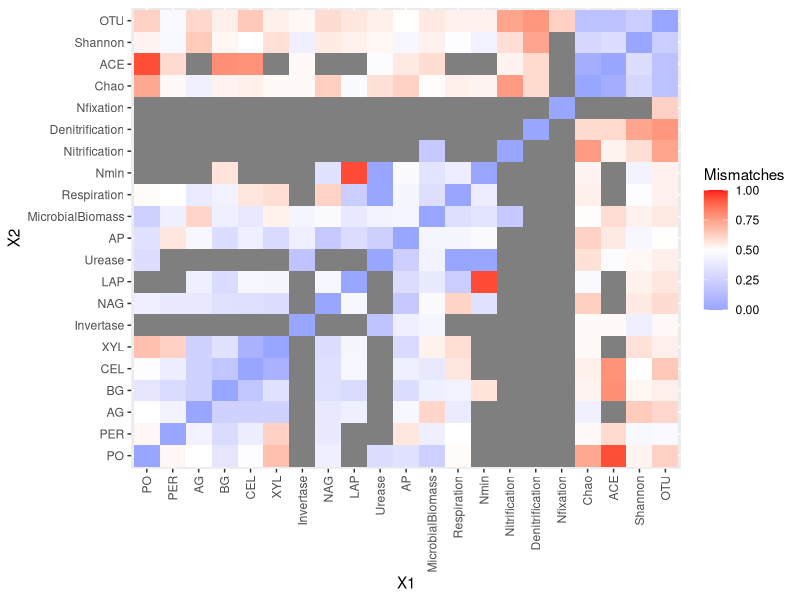
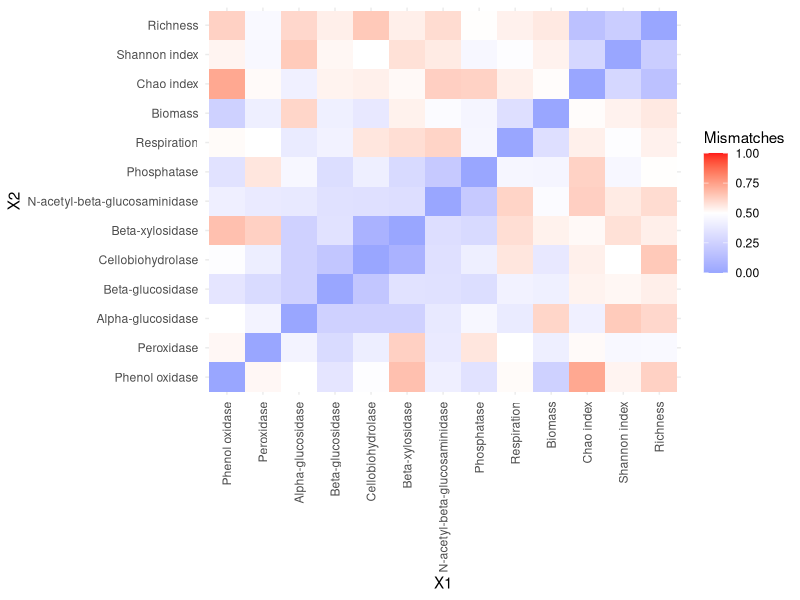

These charts were generated, in order, by the following R code: (Note: this script raises an error after producing the figures.)
## ---- chunk 1
# Code runs on R version 4.3.1 

#### Clear  environment 
rm(list = ls())         

#### Required packages
library(tidyverse)        # for data organization and manipulation
library(plotrix)          # for gradient.rect function
library(reshape)          # for melt function (to plot heatmap)

zhou_data <- read.csv("Zhou et al 2020 Data.csv", header = T)
## ---- chunk 2

mismatches <- function(data, X, Y, min_obs){
  
  if (X==Y){
    return (0)
  }
  
  else {
  
  temp <- data %>%
    select(X, Y) %>%
    drop_na() %>%
    mutate(mismatch = ifelse(sign(.[,1]) == sign(.[,2]), 0, 1))
  
  if (nrow(temp) < min_obs){
    return (NA)
  }
  
  else {
  
  return (sum(temp$mismatch)/nrow(temp))
}}}

## ---- chunk 3

# all community metrics sorted a priori 
full_list = c(
              # Narrow Functions
              "PO", "PER", 
              "AG", "BG", "CEL", "XYL", "Invertase",
              "NAG", "LAP", "Urease",
              "AP",
              
              # Broad Functions
              "MicrobialBiomass", "Respiration", "Nmin", 
              "Nitrification", "Denitrification", "Nfixation",
              
              # Diversity Metrics 
              "Chao", "ACE", 
              "Shannon", "OTU")

# community metrics where there are at least 10 comparisons between all pairs
short_list = c( 
         "PO", "PER", 
         "AG", "BG", "CEL", "XYL", #"Invertase",
         "NAG", #"LAP", #"Urease",
         "AP",
         
         "Respiration", "MicrobialBiomass", #"Nmin",
         #"Nitrification", "Denitrification", "Nfixation",

         "Chao", #"ACE", 
         "Shannon", "OTU")

# Names on the axes of the heatmap. 
short_list_names = c("Phenol oxidase", "Peroxidase",
                     "Alpha-glucosidase", "Beta-glucosidase",
                     "Cellobiohydrolase", "Beta-xylosidase",
                     "N-acetyl-beta-glucosaminidase",
                     "Phosphatase",
                     "Respiration", "Biomass", 
                     "Chao index", "Shannon index", "Richness")


########## Full list ###########

my_vec_a = c()

for (j in full_list){
  
  for (i in full_list){
  new_value <- mismatches(zhou_data, j, i, 10)
  my_vec_a <- c(my_vec_a, new_value)
}}

mismatch_matrix_a <- matrix(my_vec_a,nrow=length(full_list))
rownames(mismatch_matrix_a) <- full_list
colnames(mismatch_matrix_a) <- full_list


########## Short list ###########

my_vec_b = c()

for (j in short_list){
  
  for (i in short_list){
  new_value <- mismatches(zhou_data, j, i, 5)
  my_vec_b <- c(my_vec_b, new_value)
}}

mismatch_matrix_b <- matrix(my_vec_b,nrow=length(short_list))
rownames(mismatch_matrix_b) <- short_list_names
colnames(mismatch_matrix_b) <- short_list_names

## ---- chunk 4

data_melt <- melt(mismatch_matrix_a) 

ggplot(data_melt, aes(X1, X2)) +                           
  geom_tile(aes(fill = value)) +
  scale_x_discrete(guide = guide_axis(angle = 90)) +
  scale_fill_gradient2(low = rgb(0.6, 0.65, 1), high = rgb(1, 0.1, 0.1), mid = "white", 
   midpoint = 0.5, limit = c(0,1), space = "Lab", 
   name="Mismatches")
## ---- chunk 5
data_melt <- melt(mismatch_matrix_b) 

ggplot(data_melt, aes(X1, X2)) +                           
  geom_tile(aes(fill = value)) +
  scale_x_discrete(guide = guide_axis(angle = 90)) +
  scale_fill_gradient2(low = rgb(0.6, 0.65, 1), 
                       high = rgb(1, 0.1, 0.1), 
                       mid = "white", 
   midpoint = 0.5, limit = c(0,1), space = "Lab", 
   name="Mismatches") +
  theme_minimal()
## ---- chunk 6
filtered <- zhou_data %>%
  # select the 13 community properties
  select(short_list) %>%
  # remove rows that have only one or no observations (i.e., not in heatmap)
  filter(rowSums(is.na(.)) < 12)
## ---- chunk 7
OTU_only <- zhou_data %>%
  select(OTU, Chao, ACE, Shannon) %>%
  filter(!is.na(OTU) & is.na(Chao) & is.na(ACE) & is.na(Shannon))
## ---- chunk 8
par(mfrow = c(1, 3))
######### Biomass - Respiration ########

sub <- zhou_data %>%
  select(MicrobialBiomass, Respiration) %>%
  drop_na() %>%
  mutate(mismatch = ifelse(sign(MicrobialBiomass) == sign(Respiration), 0, 1)) 

prop_mismatch <- sum(sub$mismatch)/nrow(sub)
maxX = max(abs(sub$MicrobialBiomass))
maxY = max(abs(sub$Respiration))
sub$mismatch <- as.factor(sub$mismatch)

write_csv(sub, "output/biomass_respiration.csv")


plot(sub$MicrobialBiomass, sub$Respiration, 
     xlab = "Response of Biomass", ylab = "Response of Respiration",
     xlim = c(-maxX, maxX), ylim = c(-maxY, maxY), pch = 20, 
     col = c(rgb(0.4,0.5,1), rgb(1, 0.3, 0.3))[sub$mismatch],
     cex.lab = 1.5)
abline(h = 0, lty = 2)
abline(v = 0, lty = 2)
mtext(paste("Mismatch = ",round(prop_mismatch, 2)," \nn = ",nrow(sub)," ", sep = ""),
      side = 3, line = -2.4, adj = 1, cex = 0.8)

######### Biomass - Richness ########

sub <- zhou_data %>%
  select(MicrobialBiomass, OTU) %>%
  drop_na() %>%
  mutate(mismatch = ifelse(sign(MicrobialBiomass) == sign(OTU), 0, 1)) 

prop_mismatch <- sum(sub$mismatch)/nrow(sub)
maxX = max(abs(sub$MicrobialBiomass))
maxY = max(abs(sub$OTU))
sub$mismatch <- as.factor(sub$mismatch)

write_csv(sub, "output/biomass_richness.csv")

plot(sub$MicrobialBiomass, sub$OTU, 
     xlab = "Response of Biomass", ylab = "Response of Richness",
     xlim = c(-maxX, maxX), ylim = c(-maxY, maxY), pch = 20, 
     col = c(rgb(0.4,0.5,1), rgb(1, 0.3, 0.3))[sub$mismatch],
     cex.lab = 1.5)
abline(h = 0, lty = 2)
abline(v = 0, lty = 2)
mtext(paste("Mismatch = ",round(prop_mismatch, 2)," \nn = ",nrow(sub)," ", sep = ""),
      side = 3, line = -2.4, adj = 1, cex = 0.8)

######### CHAO - XYL ########

sub <- zhou_data %>%
  select(Chao, AP) %>%
  drop_na() %>%
  mutate(mismatch = ifelse(sign(Chao) == sign(AP), 0, 1)) 

prop_mismatch <- sum(sub$mismatch)/nrow(sub)
maxX = max(abs(sub$Chao))
maxY = max(abs(sub$AP))
sub$mismatch <- as.factor(sub$mismatch)

write_csv(sub, "output/chao_AP.csv")

plot(sub$Chao, sub$AP, 
     xlab = "Response of Chao index", ylab = "Response of Phosphatase",
     xlim = c(-maxX, maxX), ylim = c(-maxY, maxY), pch = 20, 
     col = c(rgb(0.4,0.5,1), rgb(1, 0.3, 0.3))[sub$mismatch],
     cex.lab = 1.5)
abline(h = 0, lty = 2)
abline(v = 0, lty = 2)
mtext(paste("Mismatch = ",round(prop_mismatch, 2)," \nn = ",nrow(sub)," ", sep = ""),
      side = 3, line = -2.4, adj = 1, cex = 0.8)
